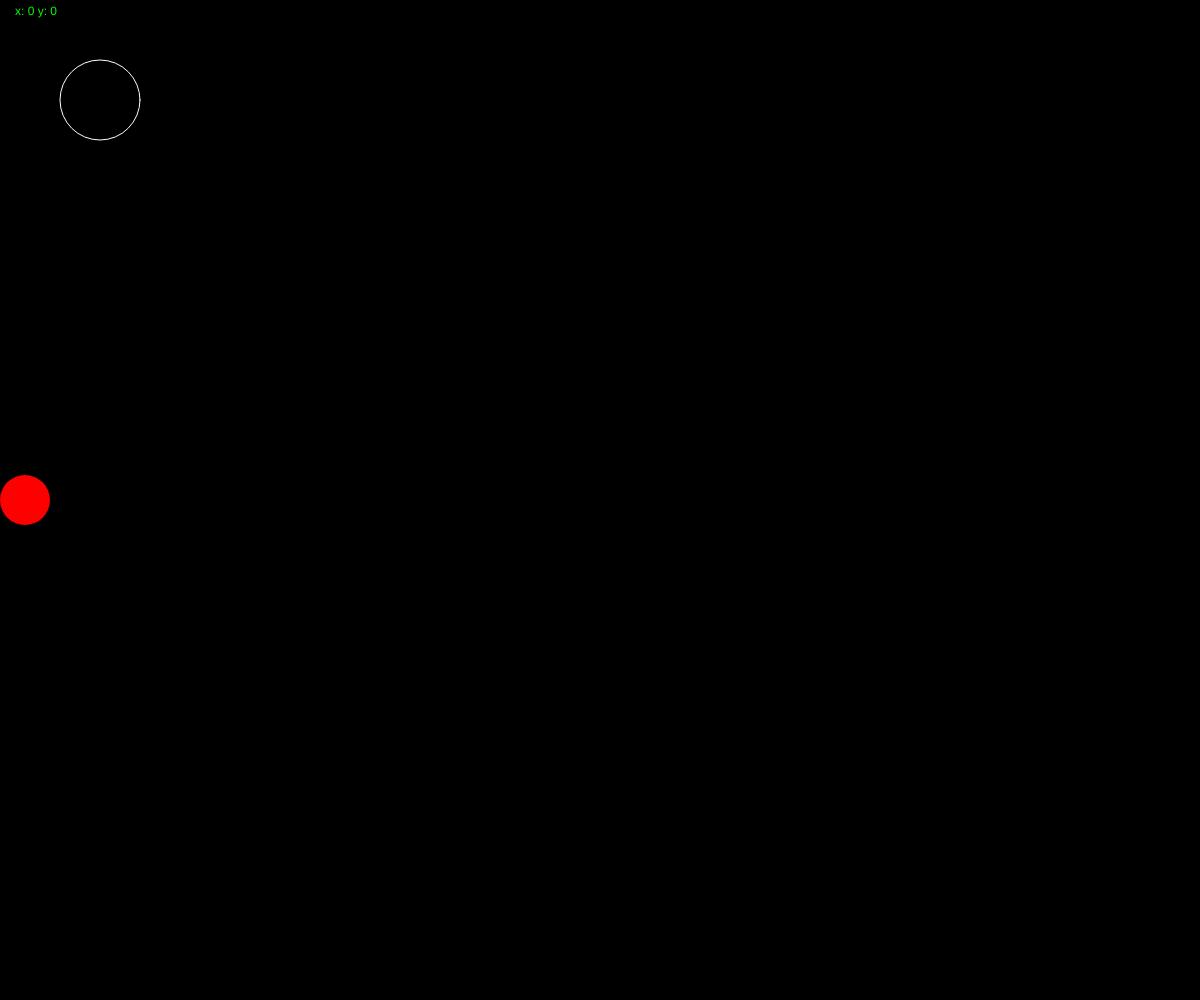
Frame 1 (no input)
Frame 60 (no input): identical to frame 1, image omitted
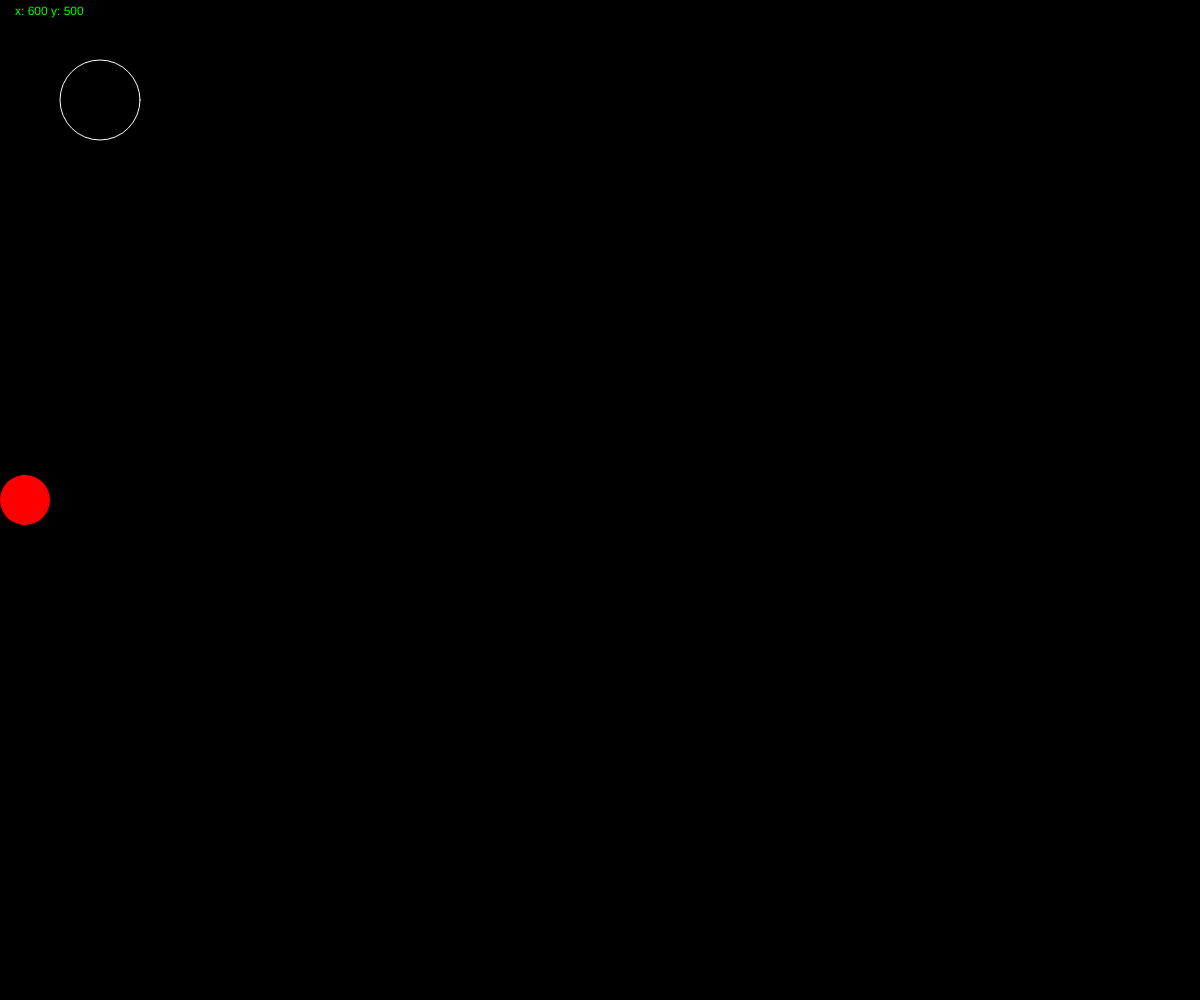
Frame 120 (the mouse pressed at the canvas centre since frame 60)

The p5.js sketch that drew these frames (run headless with seeded random() and noise() and a simulated clock; from frame 60 on, the mouse is pressed at the canvas centre):

// p5.js sketch
// ── sketch.js
let buttonX = 100;
let buttonY = 100;
let buttonD = 80;
let hovering = false;
//boolean variable that tracks whether the mouse is hovering over the button

let ballX = 25;
let ballSpeed = 2;

let r = 0;
let g = 0;
let b = 0;

function setup() {
  createCanvas(windowWidth, windowHeight);
  background(0);
}

function draw() {
  background(r, g, b);
  strokeWeight(1);
  noStroke();
  fill(0, 255, 0);
  text("x: " + mouseX + " y: " + mouseY, 15, 15);

  noFill();

  let distance = dist(mouseX, mouseY, buttonX, buttonY);
  text("dist: " + distance, 15, 30);

  //if mouse is within the circle button
  if (distance <= buttonD / 2) {
    fill(0, 20);
    hovering = true;
    if (mouseIsPressed) {
      strokeWeight(4);
    }
    ballX = ballX + ballSpeed;
  } else {
    hovering = false;
  }

  stroke(255);

  circle(buttonX, buttonY, buttonD);

  fill("red");
  noStroke();

  if (ballX > width - 25 || ballX < 25) {
    ballSpeed = -ballSpeed;
  }
  circle(ballX, height / 2, 50);
}

function mousePressed() {
  if (hovering) {
    r = random(255);
    g = random(255);
    b = random(255);
  }
}
